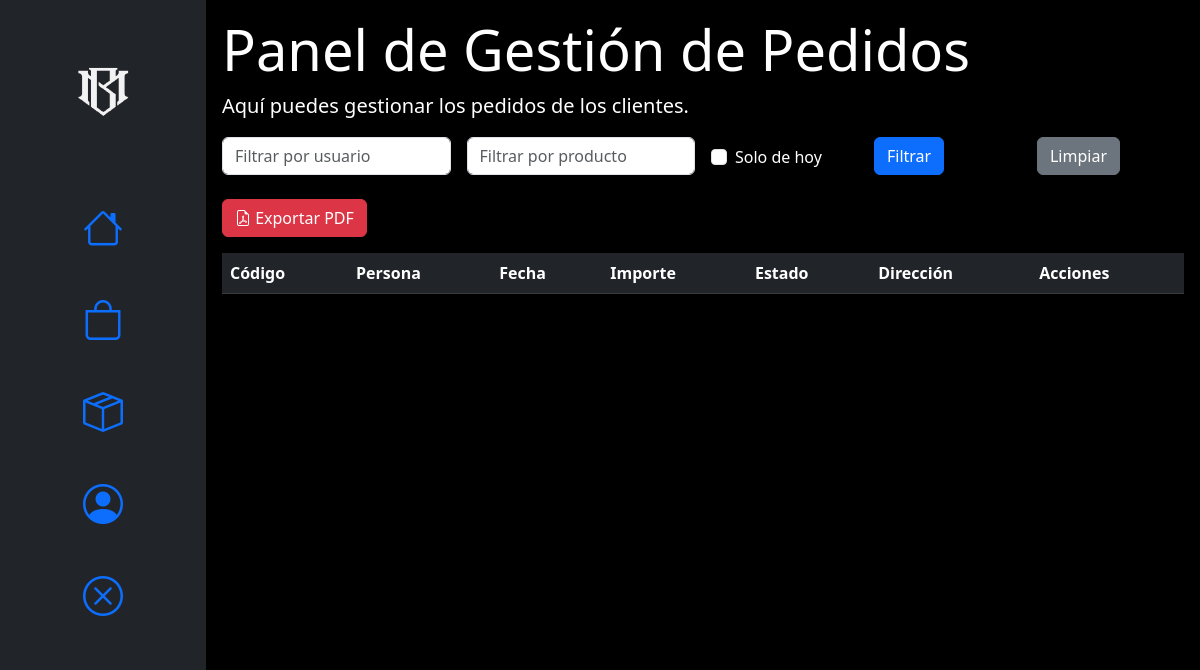
Page /proyectophp/admin/admin_pedidos.php (signed in) on the earlier database version.
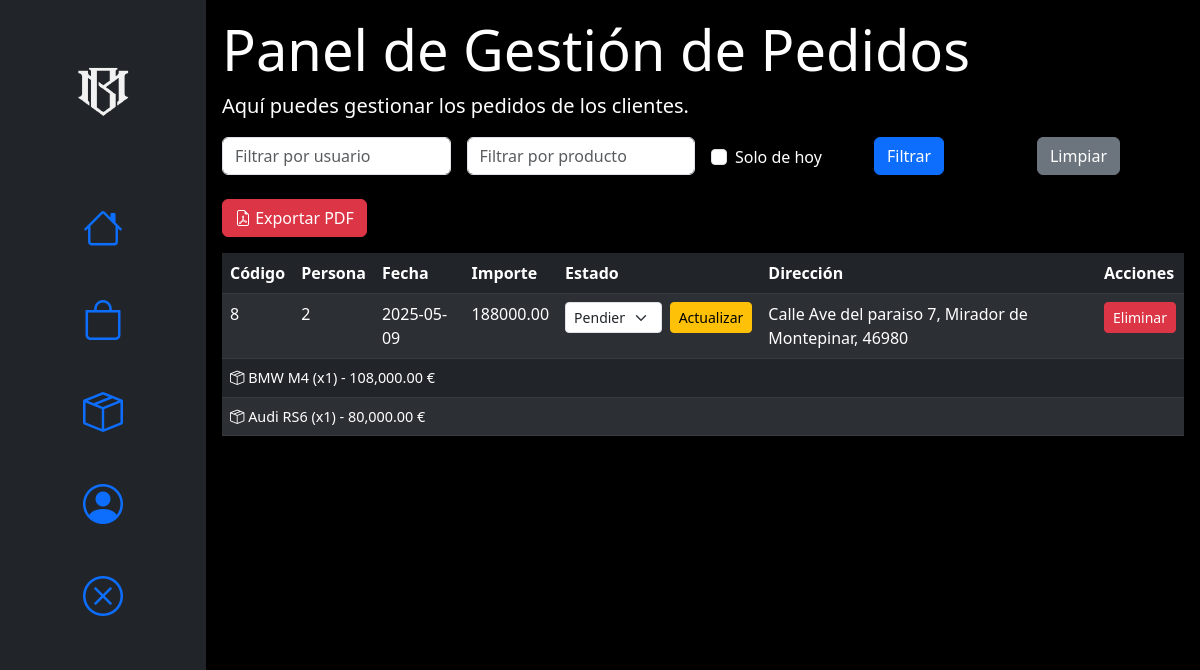
Same page on the later database version.
### tables this page shows
CREATE TABLE IF NOT EXISTS `pedidos` (
  `codigo` int(11) NOT NULL AUTO_INCREMENT,
  `persona` int(11) NOT NULL,
  `fecha` date DEFAULT curdate(),
  `importe` decimal(10,2) DEFAULT 0.00,
  `estado` varchar(20) DEFAULT NULL,
  `direccion_envio` varchar(255) DEFAULT NULL,
  PRIMARY KEY (`codigo`),
  KEY `pedidopor` (`persona`),
  CONSTRAINT `pedidopor` FOREIGN KEY (`persona`) REFERENCES `usuarios` (`codigo`)
);

CREATE TABLE IF NOT EXISTS `linea_pedido` (
  `codigo` int(11) NOT NULL AUTO_INCREMENT,
  `pedido_id` int(11) NOT NULL,
  `producto_id` int(11) NOT NULL,
  `cantidad` int(11) DEFAULT 1,
  PRIMARY KEY (`codigo`),
  KEY `pedido_idx` (`pedido_id`),
  KEY `producto_idx` (`producto_id`),
  CONSTRAINT `fk_pedido` FOREIGN KEY (`pedido_id`) REFERENCES `pedidos` (`codigo`) ON DELETE CASCADE,
  CONSTRAINT `fk_producto` FOREIGN KEY (`producto_id`) REFERENCES `productos` (`codigo`)
);

CREATE TABLE IF NOT EXISTS `productos` (
  `codigo` int(11) NOT NULL AUTO_INCREMENT,
  `nombre` varchar(255) DEFAULT NULL,
  `precio` decimal(10,2) DEFAULT 0.00,
  `existencias` int(11) DEFAULT 0,
  `imagen` varchar(255) DEFAULT NULL,
  `kilometros` int(11) DEFAULT 0,
  `marca` varchar(30) DEFAULT NULL,
  `categoria` varchar(30) DEFAULT NULL,
  PRIMARY KEY (`codigo`)
);

### proyectophp/admin/AccesoBD.php (called while the page is built, shortened)
<?php
$servername = "localhost";
$username = "root";
$password = "root";
$dbname = "daw";
function conectar() {
    global $servername, $username, $password, $dbname;
    $bbdd = mysqli_connect($servername, $username, $password, $dbname);
    return $bbdd;
}
function obtenerPedidosFiltrados($usuario = '', $producto = '', $soloHoy = false) {
    $bbdd = conectar();
    $query = "SELECT p.* FROM pedidos p
              JOIN linea_pedido lp ON p.codigo = lp.pedido_id
              JOIN productos pr ON lp.producto_id = pr.codigo
              WHERE 1=1";
    $query .= " GROUP BY p.codigo ORDER BY p.fecha DESC";
    if ($stmt = mysqli_prepare($bbdd, $query)) {
        mysqli_stmt_execute($stmt);
        $result = mysqli_stmt_get_result($stmt);
        $pedidos = [];
        while ($pedido = mysqli_fetch_assoc($result)) {
            $pedidos[] = $pedido;
        }
        return $pedidos;
    } else {
        desconectar($bbdd);
        return null;
    }
}
function obtenerLineasPedido($pedidoId) {
    $bbdd = conectar();
    $sql = "SELECT lp.*, pr.nombre, pr.precio FROM linea_pedido lp
            JOIN productos pr ON lp.producto_id = pr.codigo
            WHERE lp.pedido_id = ?";
    if ($stmt = mysqli_prepare($bbdd, $sql)) {
        mysqli_stmt_bind_param($stmt, "i", $pedidoId);
        mysqli_stmt_execute($stmt);
        $result = mysqli_stmt_get_result($stmt);
        $lineas = [];
        while ($linea = mysqli_fetch_assoc($result)) {
            $lineas[] = $linea;
        }
        return $lineas;
    } else {
        desconectar($bbdd);
        return null;
    }
}
?>

### proyectophp/admin/admin_pedidos.php (the view, shortened to what the changed rows need)
<?php
require 'AccesoBD.php';
$usuarioFiltro = $_GET['usuario'] ?? '';
$productoFiltro = $_GET['producto'] ?? '';
$soloHoy = isset($_GET['hoy']);
$pedidos = obtenerPedidosFiltrados($usuarioFiltro, $productoFiltro, $soloHoy);
?>
<!DOCTYPE html>
<html lang="es">
<head>
    <link href="https://cdn.jsdelivr.net/npm/bootstrap@5.3.0/dist/css/bootstrap.min.css" rel="stylesheet" />
    <link rel="stylesheet" href="https://cdn.jsdelivr.net/npm/bootstrap-icons@1.11.3/font/bootstrap-icons.min.css" />
</head>
<body>
<div class="container-fluid">
    <div class="row">
        <div class="col-sm p-3 min-vh-100">
            <h1 class="display-4">Panel de Gestión de Pedidos</h1>
            <table class="table table-dark table-striped">
                <thead>
                    <tr>
                        <th>Código</th>
                        <th>Persona</th>
                        <th>Fecha</th>
                        <th>Importe</th>
                        <th>Estado</th>
                        <th>Dirección</th>
                        <th>Acciones</th>
                    </tr>
                </thead>
                <tbody>
                    <?php foreach ($pedidos as $pedido): ?>
                        <tr>
                            <td><?= htmlspecialchars($pedido['codigo']) ?></td>
                            <td><?= htmlspecialchars($pedido['persona']) ?></td>
                            <td><?= htmlspecialchars($pedido['fecha']) ?></td>
                            <td><?= htmlspecialchars($pedido['importe']) ?></td>
                            <td>
                                <form action="actualizar_estado.php" method="POST" class="d-flex">
                                    <select name="estado" class="form-select form-select-sm me-2">
                                        <option <?= $pedido['estado'] === 'Pendiente' ? 'selected' : '' ?>>Pendiente</option>
                                    </select>
                                    <button type="submit" class="btn btn-warning btn-sm">Actualizar</button>
                                </form>
                            </td>
                            <td><?= htmlspecialchars($pedido['direccion_envio']) ?></td>
                            <td>
                                <form action="eliminar_pedido.php" method="POST" onsubmit="return confirm('¿Eliminar pedido?');">
                                    <button type="submit" class="btn btn-danger btn-sm">Eliminar</button>
                                </form>
                            </td>
                        </tr>
                        <?php
                            $lineas = obtenerLineasPedido($pedido['codigo']);
                            foreach ($lineas as $linea):
                        ?>
                            <tr class="producto-linea text-light bg-secondary">
                                <td colspan="7">
                                    <i class="bi bi-box-seam"></i>
                                    <?= htmlspecialchars($linea['nombre']) ?> (x<?= $linea['cantidad'] ?>) - <?= number_format($linea['precio'], 2) ?> €
                                </td>
                            </tr>
                        <?php endforeach; ?>
                    <?php endforeach; ?>
                </tbody>
            </table>
        </div>
    </div>
</div>
</body>
</html>

Differences in the rows shown:
added pedidos: codigo "8", persona "2", fecha "2025-05-09", importe "188000.00", estado "Pendiente", direccion_envio "Calle Ave del paraiso 7, Mirador de Montepinar, 46980"
added linea_pedido: producto.nombre "BMW M4", cantidad "1", producto.precio "108,000.00"
added linea_pedido: producto.nombre "Audi RS6", cantidad "1", producto.precio "80,000.00"
